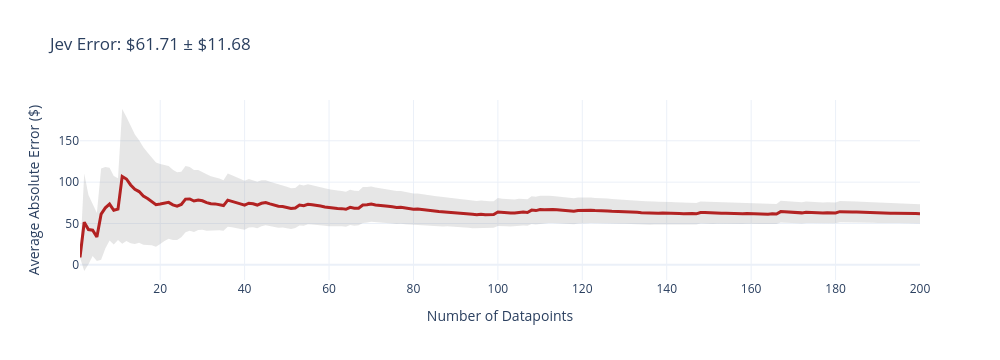
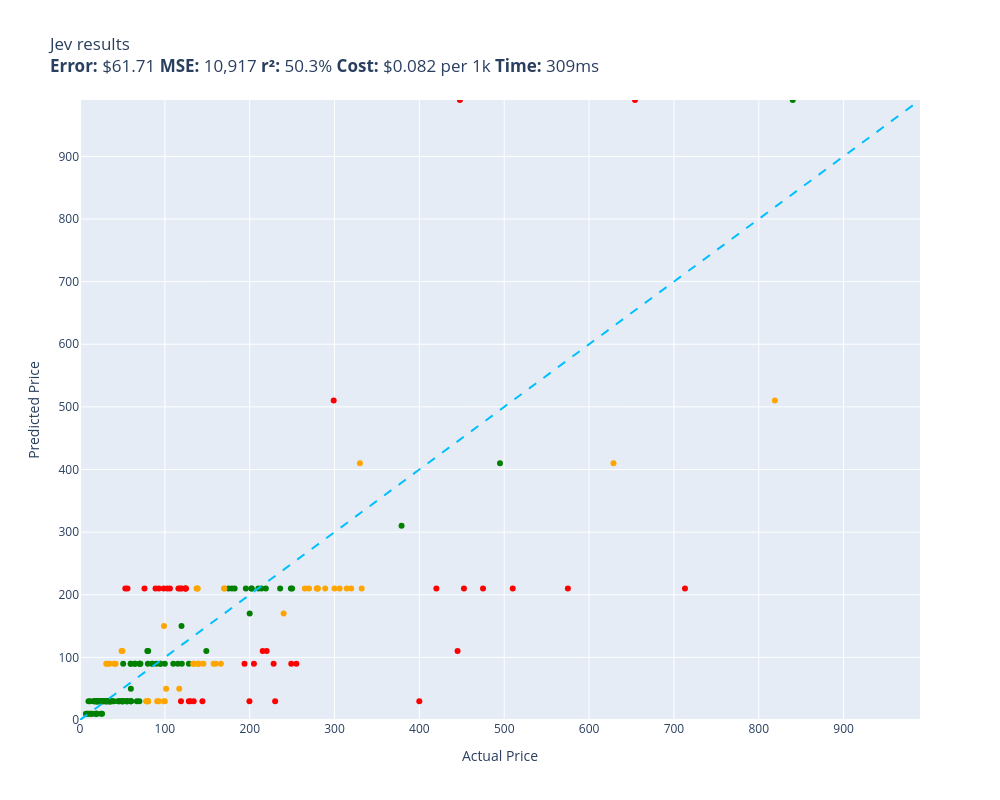

The notebook cell these images were saved under, in order:
### Code cell
evaluate(jev, test)

### Figure 1 — Plotly figure (JSON) as saved in the notebook; plotly's stock layout.template omitted (floating-point values rounded to 4 significant figures; data arrays with more than 128 entries replaced by an {"elided": "..."} marker saying what was removed)
{"data": [{"fill": "toself", "fillcolor": "rgba(128,128,128,0.2)", "hoverinfo": "skip", "line": {"color": "rgba(255,255,255,0)"}, "name": "95% CI", "showlegend": false, "type": "scatter", "x": {"elided": "400 int values"}, "y": {"elided": "400 float values"}}, {"customdata": {"elided": "200x1 float values"}, "hovertemplate": "n=%{x}<br>Avg Error=$%{y:,.2f}<br>±95% CI=$%{customdata[0]:,.2f}<extra></extra>", "line": {"color": "firebrick", "width": 3}, "mode": "lines", "name": "Cumulative Avg Error", "type": "scatter", "x": {"elided": "200 int values"}, "y": {"elided": "200 float values"}}], "layout": {"height": 360, "showlegend": false, "title": {"text": "Jev Error: $61.71 ± $11.68"}, "width": 1000, "xaxis": {"title": {"text": "Number of Datapoints"}}, "yaxis": {"title": {"text": "Average Absolute Error ($)"}}}}

### Figure 2 — Plotly figure (JSON) as saved in the notebook; plotly's stock layout.template omitted (floating-point values rounded to 4 significant figures)
{"data": [{"customdata": [["Old Blood Noise Excess V2 Distortion Cho...\nGuess=$210.00 Actual=$219.00"], ["NewPower99 Battery Kit for Samsung Galax...\nGuess=$30.00 Actual=$54.95"], ["EXMAX NG-10X Fresnel Lens Focusing Adapt...\nGuess=$30.00 Actual=$69.98"], ["Stand for Raven Pro Document Scanner - P...\nGuess=$30.00 Actual=$29.85"], ["8544771 Dryer Heating Element, 279816 Th...\nGuess=$30.00 Actual=$35.74"], ["Metabo HPT 36V MultiVolt™ Cordless Rotar...\nGuess=$310.00 Actual=$379.00"], ["46mm Digital Pro High-Resolution Close-U...\nGuess=$30.00 Actual=$19.99"], ["Innovative Percussion CB-6 Chamois Bass ...\nGuess=$30.00 Actual=$54.32"], ["LOVE MEI Galaxy S10 Lite Case, Military ...\nGuess=$30.00 Actual=$32.98"], ["GJY Portable TV,10.6 inch Mini TV for AT...\nGuess=$110.00 Actual=$79.36"], ["LD Products Compatible Toner Cartridge R...\nGuess=$30.00 Actual=$49.98"], ["APS iBoard 6-inch Aluminum (Black Powder...\nGuess=$210.00 Actual=$210.23"], ["HK SYSTEMS 13\" Heavy Duty Black \"Push\" O...\nGuess=$90.00 Actual=$84.95"], ["SKB iSeries 3i-13096-6KP Case for BlackM...\nGuess=$210.00 Actual=$174.99"], ["Mini PC, Kinupute Desktop Computer E3-12...\nGuess=$410.00 Actual=$495.00"], ["June Garden 12\" Sweet Dolly Charlotte - ...\nGuess=$30.00 Actual=$19.99"], ["10GBase-LR SFP+ Transceiver, Handar 10GB...\nGuess=$30.00 Actual=$19.99"], ["Deco Mount Pro Tripod Microphone Stand w...\nGuess=$30.00 Actual=$59.95"], ["Scranton & Co 3 Drawer Mobile File Cabin...\nGuess=$90.00 Actual=$115.35"], ["Evergreen HSHB2005 Cylinder Head Gasket ...\nGuess=$90.00 Actual=$59.69"], ["Task T24287 Roman Ogee Router Bit with 1...\nGuess=$30.00 Actual=$55.88"], ["Travelpro Platinum Elite Slim Business L...\nGuess=$210.00 Actual=$213.83"], ["Southwire 120V/15A Right Angle User Atta...\nGuess=$30.00 Actual=$37.87"], ["Mylites+ Standard Comic Book Mylar Sleev...\nGuess=$30.00 Actual=$34.99"], ["DALDED LED Light Kit for Lego Sonic Gree...\nGuess=$30.00 Actual=$24.99"], ["152MM Hole Saws M42 Bi-Metal High Speed ...\nGuess=$30.00 Actual=$17.99"], ["Baseball Backpacks Large 18 Inch Bookbag...\nGuess=$30.00 Actual=$31.77"], ["AUTOFREE LED Tail Lights Assembly Compat...\nGuess=$210.00 Actual=$201.99"], ["Adams Check Payment and Deposit Register...\nGuess=$30.00 Actual=$35.49"], ["Fjallraven, Kanken Laptop 15\" Backpack f...\nGuess=$150.00 Actual=$119.65"], ["Retevis RT68 Soft Earhook Walkie Talkie ...\nGuess=$10.00 Actual=$6.99"], ["Evan-Fischer Front Bumper Cover Compatib...\nGuess=$210.00 Actual=$202.38"], ["Laisomeke Waterproof Junction Box, Unive...\nGuess=$30.00 Actual=$11.99"], ["Sumerain S1339CM Double Handle Widesprea...\nGuess=$210.00 Actual=$235.86"], ["Western Digital Enterprise RE4-GP 2TB SA...\nGuess=$90.00 Actual=$109.95"], ["DIMARZIO 204284 DP 163FBK Blues Bucker G...\nGuess=$90.00 Actual=$89.99"], ["Tablet PC Cover Compatible with Lenovo T...\nGuess=$30.00 Actual=$31.61"], ["Miyaya@ Funny Animal Masks Collection fo...\nGuess=$30.00 Actual=$16.99"], ["Engine Thermostat, Replace 19301-PAA-306...\nGuess=$30.00 Actual=$18.89"], ["Ultra Duster Canned Air Net 10 Oz 6-Pack\nGuess=$30.00 Actual=$49.90"], ["Beck/Arnley 0421945 Air Filter\nGuess=$30.00 Actual=$35.87"], ["IQShield Screen Protector Compatible wit...\nGuess=$10.00 Actual=$9.95"], ["Liberty Imports 12 Pack: US Military Toy...\nGuess=$30.00 Actual=$16.98"], ["Neporal Full Spectrum Light Bulb, 6000K ...\nGuess=$10.00 Actual=$18.59"], ["Satco S9596, 4 Count (Pack of 1), 4.18\nGuess=$10.00 Actual=$12.00"], ["Ceramic Talavera Mexican Tile 4x4\", 9 Pi...\nGuess=$30.00 Actual=$29.95"], ["Intrepid International Dressage Letters-...\nGuess=$30.00 Actual=$26.99"], ["LEGO Marvel Avengers War Machine Buster ...\nGuess=$50.00 Actual=$59.95"], ["ANZO USA 111207 GMC SIERRA 99-06 / YUKON...\nGuess=$210.00 Actual=$182.28"], ["EMART Photography C Stand with Boom Arm,...\nGuess=$90.00 Actual=$119.99"], ["KOHLER K-1185540-CP Assembly-Slider\nGuess=$30.00 Actual=$45.67"], ["KUNN Small Electrician Tool Pouch Utilit...\nGuess=$30.00 Actual=$21.99"], ["Trim Kit for 2-handle Shower & Tub Valve...\nGuess=$90.00 Actual=$94.99"], ["iPhone 12/12 Pro Nicaragua Guardabarranc...\nGuess=$30.00 Actual=$19.97"], ["Replacement Remote Control for PANASONIC...\nGuess=$30.00 Actual=$34.95"], ["KS K-STORM Replacement Silicone Mushroom...\nGuess=$10.00 Actual=$8.50"], ["LSSAGOON Backpack for Women Teen Kids Gi...\nGuess=$30.00 Actual=$33.99"], ["4LT LUMINETTE Vanity Opal GLS BSN\nGuess=$90.00 Actual=$99.99"], ["GE RPWF SmartWater Comparable Refrigerat...\nGuess=$30.00 Actual=$36.99"], ["Royal Designs, Inc. Decorative Abundant ...\nGuess=$10.00 Actual=$24.95"], ["NewFantasia Replacement Audio Cable with...\nGuess=$30.00 Actual=$31.00"], ["MONOCARBON Forged Carbon Fiber Case for ...\nGuess=$30.00 Actual=$59.99"], ["DuraGo 29515020 Front Hub Assembly\nGuess=$90.00 Actual=$128.34"], ["MXR Carbon Copy Deluxe Analog Delay Guit...\nGuess=$210.00 Actual=$195.50"], ["Berta (6 Pieces) 1-1/4 inch Overlay, 90 ...\nGuess=$30.00 Actual=$24.66"], ["Chalkboard Name Badges with Magnetic Bac...\nGuess=$10.00 Actual=$19.95"], ["USB Charger, CIVIE High Speed 60W Multip...\nGuess=$30.00 Actual=$15.99"], ["Pyle Wireless Rear View Backup Camera - ...\nGuess=$90.00 Actual=$70.45"], ["Universal Power Group 12V 100Ah Sealed L...\nGuess=$170.00 Actual=$199.99"], ["Hp Pavilion P7-1257c Motherboard Aahd3-h...\nGuess=$90.00 Actual=$59.86"], ["Kastar Battery Pack Replacement for Sony...\nGuess=$30.00 Actual=$19.99"], ["18 Inch White Undermount Kitchen Sink - ...\nGuess=$210.00 Actual=$179.00"], ["Amana Tool - SC587 Carbide Tipped 3-Wing...\nGuess=$90.00 Actual=$71.23"], ["ECCPP Power Steering Pump for 2009-2010 ...\nGuess=$90.00 Actual=$85.48"], ["AZX Stylus Pencil for Apple iPad Pro 202...\nGuess=$30.00 Actual=$29.99"], ["UPR Mach 1 Chin Spoiler Fits 94-98 Musta...\nGuess=$90.00 Actual=$64.99"], ["Raspberry Pi 3 Model B+ Aluminum Case Me...\nGuess=$10.00 Actual=$14.99"], ["Skullcandy Hesh Evo Bluetooth Headphones...\nGuess=$90.00 Actual=$69.99"], ["LCD Screen for Dell Inspiron 17R 17.3\" H...\nGuess=$90.00 Actual=$64.37"], ["Music Hall pa15.3 MM/MC Phono Preamplifi...\nGuess=$210.00 Actual=$250.00"], ["Diversitech UC2436-3 Ultralite Condenser...\nGuess=$110.00 Actual=$80.39"], ["Lorell Bell Chair Glide, 2.5\", Black\nGuess=$10.00 Actual=$19.50"], ["200 ' feet True 14 Gauge AWG CCA Speaker...\nGuess=$30.00 Actual=$44.95"], ["200 Couples Conversation Cards - Enjoy B...\nGuess=$30.00 Actual=$32.97"], ["The Puppet Company - Carpet-Unicorn, Whi...\nGuess=$10.00 Actual=$19.00"], ["KYX Racing Hardened Steel Center Drive S...\nGuess=$30.00 Actual=$46.99"], ["Baumgartens Sicurix Blank PVC ID Cards (...\nGuess=$30.00 Actual=$19.11"], ["OEM Samsung Remote Control Shipped with ...\nGuess=$30.00 Actual=$56.00"], ["Custom Engagement Logo Desk Embosser Sea...\nGuess=$30.00 Actual=$49.95"], ["520 Pieces Christmas Envelope Seal Stick...\nGuess=$10.00 Actual=$25.99"], ["BestPricedDecals Wine A BIT, You'll Feel...\nGuess=$10.00 Actual=$12.98"], ["Dell XPS 13 9343-2727SLV 13.3\" Full HD S...\nGuess=$990.00 Actual=$839.99"], ["VATOS 4 Packs Bubble Machine Gun for Kid...\nGuess=$30.00 Actual=$22.88"], ["BXYJY for Samsung Galaxy Z Fold 3 Case w...\nGuess=$30.00 Actual=$49.99"], ["VONADO Space Wars Colonial Viper MK1 Bui...\nGuess=$30.00 Actual=$39.99"], ["Replacement Remote Control fit for Sony ...\nGuess=$30.00 Actual=$9.99"], ["Disney Princess Sparkling Princess Sleep...\nGuess=$30.00 Actual=$24.95"], ["sabermaster TCG Playmat yugioh playmat T...\nGuess=$30.00 Actual=$21.99"], ["Star Wars Die-Cast Metal TITANIUM Series...\nGuess=$30.00 Actual=$22.70"], ["Vinyl Soft Top Roll-up Adjustable Truck ...\nGuess=$110.00 Actual=$148.88"], ["Glovion Music Stand Light, Clip On Piano...\nGuess=$30.00 Actual=$27.99"], ["Intex River Run Connect Lounge (Four)\nGuess=$90.00 Actual=$94.49"], ["Think Gizmos Build Your Own Robot Toys f...\nGuess=$30.00 Actual=$24.95"], ["PowerSport Front Rear Brakes and Rotors ...\nGuess=$210.00 Actual=$248.51"], ["VTech Strum and Jam Kidi Musical Guitar ...\nGuess=$30.00 Actual=$21.99"], ["KZ ZS10 Pro in Ear Monitor Headphone KZ ...\nGuess=$30.00 Actual=$66.99"], ["Fender Hendrix Voodoo Child Coiled Instr...\nGuess=$30.00 Actual=$59.99"], ["W11130208 W10695459 Refrigerator LED Mod...\nGuess=$30.00 Actual=$26.59"], ["Pyle 2x120 Watt Home Audio Speaker Power...\nGuess=$90.00 Actual=$50.92"], ["STICKGOO Peel and Stick Backsplash for K...\nGuess=$30.00 Actual=$34.99"], ["MonMount Triple Monitor Stand Freestandi...\nGuess=$90.00 Actual=$79.99"], ["Refresh NSF-53 Premium Replacement Refri...\nGuess=$30.00 Actual=$50.99"], ["NICKSTON Red Sparkling Glitter Slim Band...\nGuess=$30.00 Actual=$25.99"]], "hovertemplate": "%{customdata[0]}<extra></extra>", "legendgroup": "green", "marker": {"color": "green", "size": 6, "symbol": "circle"}, "mode": "markers", "name": "green", "orientation": "v", "showlegend": true, "type": "scatter", "x": [219.0, 54.95, 69.98, 29.85, 35.74, 379.0, 19.99, 54.32, 32.98, 79.36, 49.98, 210.2, 84.95, 175.0, 495.0, 19.99, 19.99, 59.95, 115.3, 59.69, 55.88, 213.8, 37.87, 34.99, 24.99, 17.99, 31.77, 202.0, 35.49, 119.7, 6.99, 202.4, 11.99, 235.9, 110.0, 89.99, 31.61, 16.99, 18.89, 49.9, 35.87, 9.95, 16.98, 18.59, 12.0, 29.95, 26.99, 59.95, 182.3, 120.0, 45.67, 21.99, 94.99, 19.97, 34.95, 8.5, 33.99, 99.99, 36.99, 24.95, 31.0, 59.99, 128.3, 195.5, 24.66, 19.95, 15.99, 70.45, 200.0, 59.86, 19.99, 179.0, 71.23, 85.48, 29.99, 64.99, 14.99, 69.99, 64.37, 250.0, 80.39, 19.5, 44.95, 32.97, 19.0, 46.99, 19.11, 56.0, 49.95, 25.99, 12.98, 840.0, 22.88, 49.99, 39.99, 9.99, 24.95, 21.99, 22.7, 148.9, 27.99, 94.49, 24.95, 248.5, 21.99, 66.99, 59.99, 26.59, 50.92, 34.99, 79.99, 50.99, 25.99], "xaxis": "x", "y": [210.0, 30.0, 30.0, 30.0, 30.0, 310.0, 30.0, 30.0, 30.0, 110.0, 30.0, 210.0, 90.0, 210.0, 410.0, 30.0, 30.0, 30.0, 90.0, 90.0, 30.0, 210.0, 30.0, 30.0, 30.0, 30.0, 30.0, 210.0, 30.0, 150.0, 10.0, 210.0, 30.0, 210.0, 90.0, 90.0, 30.0, 30.0, 30.0, 30.0, 30.0, 10.0, 30.0, 10.0, 10.0, 30.0, 30.0, 50.0, 210.0, 90.0, 30.0, 30.0, 90.0, 30.0, 30.0, 10.0, 30.0, 90.0, 30.0, 10.0, 30.0, 30.0, 90.0, 210.0, 30.0, 10.0, 30.0, 90.0, 170.0, 90.0, 30.0, 210.0, 90.0, 90.0, 30.0, 90.0, 10.0, 90.0, 90.0, 210.0, 110.0, 10.0, 30.0, 30.0, 10.0, 30.0, 30.0, 30.0, 30.0, 10.0, 10.0, 990.0, 30.0, 30.0, 30.0, 30.0, 30.0, 30.0, 30.0, 110.0, 30.0, 90.0, 30.0, 210.0, 30.0, 30.0, 30.0, 30.0, 90.0, 30.0, 90.0, 30.0, 30.0], "yaxis": "y"}, {"customdata": [["telpo Headlight Assembly Fit For 15 Camr...\nGuess=$210.00 Actual=$115.99"], ["RBC12-UPC Replacement Battery Cartridge ...\nGuess=$30.00 Actual=$229.99"], ["SuppliesOutlet Compatible Toner Cartridg...\nGuess=$30.00 Actual=$144.29"], ["ACDelco GM Original Equipment FW339 Fron...\nGuess=$110.00 Actual=$215.33"], ["Bam France 2002XL Contoured Hightech Bla...\nGuess=$210.00 Actual=$713.00"], ["PEMP E65 E66 CDC Simulate Optical Fiber ...\nGuess=$30.00 Actual=$119.00"], ["Intermatic PX300 12V 300W Transformer wi...\nGuess=$30.00 Actual=$134.00"], ["CORSAIR Dominator Platinum RGB 32GB (2x1...\nGuess=$210.00 Actual=$124.00"], ["DEWALT 20V MAX* XR Impact Driver with Bl...\nGuess=$210.00 Actual=$452.53"], ["Aolemi Oil Rubbed Bronze Single Function...\nGuess=$210.00 Actual=$98.65"], ["JRready ST6313 DT Deutsch Connector Kit,...\nGuess=$30.00 Actual=$199.68"], ["Tidal Front + Rear Fender Flares 4PC Poc...\nGuess=$90.00 Actual=$254.99"], ["Dakota Alert MURS Alert Probe Sensor - M...\nGuess=$110.00 Actual=$219.99"], ["3D Tree Hole Branches 075 Stair Risers D...\nGuess=$30.00 Actual=$129.99"], ["KOHLER 18865-CP Filtered Water Faucet, P...\nGuess=$210.00 Actual=$475.00"], ["Projector, CRAZVIEW Projector with WiFi ...\nGuess=$210.00 Actual=$53.40"], ["Lighted Triangle Mirror Cabinet Bathroom...\nGuess=$110.00 Actual=$445.00"], ["PM Auto Front Right Quick Complete Strut...\nGuess=$210.00 Actual=$124.94"], ["BESTILL Wall Mounted Shower Faucet Set, ...\nGuess=$210.00 Actual=$76.00"], ["Dell Optiplex 390 Desktop Computer i3 3....\nGuess=$210.00 Actual=$124.27"], ["Pidoko Kids Train Table, Grey with 90 Pc...\nGuess=$210.00 Actual=$119.97"], ["Pioneer 2AM401-BN Two Handle Kitchen Fau...\nGuess=$90.00 Actual=$228.22"], ["Walker Exhaust Ultra EPA 16478 Direct Fi...\nGuess=$210.00 Actual=$574.99"], ["MGP Caliper Covers 39011SACURD Red Powde...\nGuess=$90.00 Actual=$249.00"], ["LSI Broadcom SAS 9300-8i 8-port 12Gb/s S...\nGuess=$210.00 Actual=$118.00"], ["Canon Sure Shot 90u 35mm Date Camera\nGuess=$30.00 Actual=$399.89"], ["Mikrotik RB3011UIAS-RM RouterBOARD 10xGi...\nGuess=$510.00 Actual=$299.00"], ["Linkloos Solar Street Lights Outdoor Wat...\nGuess=$210.00 Actual=$55.99"], ["GENUINE VOLVO THERMOSTAT (3.0, 3.2) S60 ...\nGuess=$210.00 Actual=$102.85"], ["CradlePoint Compact Broadband Router (CB...\nGuess=$210.00 Actual=$89.00"], ["SP Air Corporation SP-8102BU 1/4-Inch He...\nGuess=$90.00 Actual=$204.99"], ["ROHL WSGUM3018WH Wire Sink Grids, White\nGuess=$30.00 Actual=$128.28"], ["4 Inches Rolled Muffler Tip Catback Exha...\nGuess=$90.00 Actual=$193.88"], ["Competition Clutch Disc and Pressure Pla...\nGuess=$210.00 Actual=$510.00"], ["KUNFINE Android Radio CarPlay & Android ...\nGuess=$210.00 Actual=$106.00"], ["Steering Wheel, Carbon Fiber Automotive ...\nGuess=$990.00 Actual=$447.74"], ["Pacific Drums PDCM1618TTRB 16 x 18 Inche...\nGuess=$210.00 Actual=$419.99"], ["Samsung DA97-07603B Freezer Ice Maker As...\nGuess=$210.00 Actual=$93.02"], ["Empava 24\" Single Wall Ovens 10 Cooking ...\nGuess=$990.00 Actual=$654.14"]], "hovertemplate": "%{customdata[0]}<extra></extra>", "legendgroup": "red", "marker": {"color": "red", "size": 6, "symbol": "circle"}, "mode": "markers", "name": "red", "orientation": "v", "showlegend": true, "type": "scatter", "x": [116.0, 230.0, 144.3, 215.3, 713.0, 119.0, 134.0, 124.0, 452.5, 98.65, 199.7, 255.0, 220.0, 130.0, 475.0, 53.4, 445.0, 124.9, 76.0, 124.3, 120.0, 228.2, 575.0, 249.0, 118.0, 399.9, 299.0, 55.99, 102.8, 89.0, 205.0, 128.3, 193.9, 510.0, 106.0, 447.7, 420.0, 93.02, 654.1], "xaxis": "x", "y": [210.0, 30.0, 30.0, 110.0, 210.0, 30.0, 30.0, 210.0, 210.0, 210.0, 30.0, 90.0, 110.0, 30.0, 210.0, 210.0, 110.0, 210.0, 210.0, 210.0, 210.0, 90.0, 210.0, 90.0, 210.0, 30.0, 510.0, 210.0, 210.0, 210.0, 90.0, 30.0, 90.0, 210.0, 210.0, 990.0, 210.0, 210.0, 990.0], "yaxis": "y"}, {"customdata": [["Pump Head TBVECHI 175PSI 4KW 5.5HP 21CFM...\nGuess=$410.00 Actual=$329.90"], ["Panasonic KX-TG6511B DECT 6.0 PLUS Expan...\nGuess=$30.00 Actual=$79.20"], ["Bam Trekking 3027SB Single Black Clarine...\nGuess=$210.00 Actual=$332.00"], ["Clementoni 39132.5 Jigsaw Puzzle 1,000 P...\nGuess=$30.00 Actual=$79.95"], ["GanFindX Portable Car Hand Controls for ...\nGuess=$90.00 Actual=$159.90"], ["KOMPUTERBAY 4GB 2X 2GB DDR2 1066MHz PC2-...\nGuess=$30.00 Actual=$80.34"], ["Canon EOS Rebel T7 Digital SLR Camera wi...\nGuess=$510.00 Actual=$819.00"], ["15\" Locking Shower Head Extension Arm in...\nGuess=$30.00 Actual=$79.95"], ["Wenger City Upgrade Laptop Backpack with...\nGuess=$90.00 Actual=$145.42"], ["Diversitech WG840585 Motor, (Ddb) 1/3Hp,...\nGuess=$90.00 Actual=$134.12"], ["MC: Pindicator (Dual Intensity Amber)\nGuess=$90.00 Actual=$40.00"], ["Webcem Solar Shed Light Outdoor Indoor, ...\nGuess=$30.00 Actual=$77.96"], ["Festool 492370 Platin 2 S1000 Grit 6-Inc...\nGuess=$30.00 Actual=$91.00"], ["Poison Spyder 10-08-020 Rocker Knocker\nGuess=$410.00 Actual=$628.76"], ["VLAND LED Smoked Taillights Compatible F...\nGuess=$170.00 Actual=$239.99"], ["Trail Gear Twin Stick Kit for Top Shift ...\nGuess=$210.00 Actual=$279.92"], ["Marvel Legends Series X-Men 6-Inch Archa...\nGuess=$30.00 Actual=$98.95"], ["Kingston Brass KS269SN Kingston Clawfoot...\nGuess=$210.00 Actual=$305.99"], ["Grey Pneumatic 1311SD Impact Socket Set\nGuess=$90.00 Actual=$157.43"], ["Aeromotive 13304 Regulator, X1 Adjustabl...\nGuess=$210.00 Actual=$269.95"], ["4pc Wheel Spacers Adapters 4\" (2inch Per...\nGuess=$50.00 Actual=$116.95"], ["Urth 62mm UV, Circular Polarizing (CPL),...\nGuess=$90.00 Actual=$139.00"], ["AC Compressor & A/C Kit For BMW 335i 335...\nGuess=$210.00 Actual=$314.41"], ["Wilkinson LOW GAUSS Vintage Tone Strat S...\nGuess=$90.00 Actual=$30.93"], ["Ibanez M510OVS Acoustic Mandolin in Vint...\nGuess=$210.00 Actual=$169.99"], ["Cardone 84-58642 New HEI Electronic Dist...\nGuess=$90.00 Actual=$165.99"], ["Auertech Portable Washing Machine, 14lbs...\nGuess=$150.00 Actual=$98.99"], ["New Replacement seat cover fits Yamaha M...\nGuess=$90.00 Actual=$138.95"], ["Evan Fischer Radiator Cooling Fan Assemb...\nGuess=$210.00 Actual=$137.34"], ["ASUS VY279HE-W 27” 1080P Monitor - White...\nGuess=$210.00 Actual=$138.10"], ["CTLAMP XL-2100 Professional Quality XL-2...\nGuess=$90.00 Actual=$32.00"], ["APS iBoard (304 Stainless Steel Polished...\nGuess=$210.00 Actual=$264.95"], ["StonKraft Brass Chess Board Game Set wit...\nGuess=$90.00 Actual=$140.00"], ["VIPMOTOZ Sequential Turn Signal Premium ...\nGuess=$210.00 Actual=$278.94"], ["A-Premium Front Suspension Steering Knuc...\nGuess=$110.00 Actual=$48.99"], ["Venom Power Terra Hunter R/T+ R/T All-Te...\nGuess=$210.00 Actual=$319.65"], ["Audio Techinca ATW-T1002 System 10 Handh...\nGuess=$210.00 Actual=$289.00"], ["LD Compatible Ink Cartridge Replacement ...\nGuess=$90.00 Actual=$41.99"], ["DuraGo BR5330 Front Vented Disc Brake Ro...\nGuess=$50.00 Actual=$101.51"], ["Blanco 230966 Valea Stainless Steel Sink...\nGuess=$30.00 Actual=$92.88"], ["HP Laserjet 2100 Laser Printer W/Test Pr...\nGuess=$210.00 Actual=$299.98"], ["Viola Bow 4/4 Full Size Carbon Fiber (Bl...\nGuess=$110.00 Actual=$49.99"], ["Targus CityGear Durable Backpack, Black,...\nGuess=$90.00 Actual=$133.43"], ["Jada Toys Ryan's World Combo Panda Airli...\nGuess=$90.00 Actual=$34.94"], ["Garmin 010-12402-10 GT15M-TM Transom-Mou...\nGuess=$210.00 Actual=$138.74"], ["Fitness Center Gym Room Weight Train Dua...\nGuess=$30.00 Actual=$99.99"], ["Xiaomi Redmi 10 2022 NFC 4G LTE (128GB +...\nGuess=$210.00 Actual=$169.99"], ["For Volvo C70 S70 V70 V40 S40 AC Compres...\nGuess=$210.00 Actual=$280.41"]], "hovertemplate": "%{customdata[0]}<extra></extra>", "legendgroup": "orange", "marker": {"color": "orange", "size": 6, "symbol": "circle"}, "mode": "markers", "name": "orange", "orientation": "v", "showlegend": true, "type": "scatter", "x": [329.9, 79.2, 332.0, 79.95, 159.9, 80.34, 819.0, 79.95, 145.4, 134.1, 40.0, 77.96, 91.0, 628.8, 240.0, 279.9, 98.95, 306.0, 157.4, 269.9, 117.0, 139.0, 314.4, 30.93, 170.0, 166.0, 98.99, 138.9, 137.3, 138.1, 32.0, 264.9, 140.0, 278.9, 48.99, 319.6, 289.0, 41.99, 101.5, 92.88, 300.0, 49.99, 133.4, 34.94, 138.7, 99.99, 170.0, 280.4], "xaxis": "x", "y": [410.0, 30.0, 210.0, 30.0, 90.0, 30.0, 510.0, 30.0, 90.0, 90.0, 90.0, 30.0, 30.0, 410.0, 170.0, 210.0, 30.0, 210.0, 90.0, 210.0, 50.0, 90.0, 210.0, 90.0, 210.0, 90.0, 150.0, 90.0, 210.0, 210.0, 90.0, 210.0, 90.0, 210.0, 110.0, 210.0, 210.0, 90.0, 50.0, 30.0, 210.0, 110.0, 90.0, 90.0, 210.0, 30.0, 210.0, 210.0], "yaxis": "y"}, {"hoverinfo": "skip", "line": {"color": "deepskyblue", "dash": "dash", "width": 2}, "mode": "lines", "name": "y = x", "showlegend": false, "type": "scatter", "x": [0, 990], "y": [0, 990]}], "layout": {"height": 800, "legend": {"title": {"text": "color"}, "tracegroupgap": 0}, "showlegend": false, "title": {"text": "Jev results<br><b>Error:</b> $61.71 <b>MSE:</b> 10,917 <b>r²:</b> 50.3% <b>Cost:</b> $0.082 per 1k <b>Time:</b> 309ms"}, "width": 1000, "xaxis": {"anchor": "y", "domain": [0, 1], "range": [0, 990], "title": {"text": "Actual Price"}}, "yaxis": {"anchor": "x", "domain": [0, 1], "range": [0, 990], "title": {"text": "Predicted Price"}}}}
